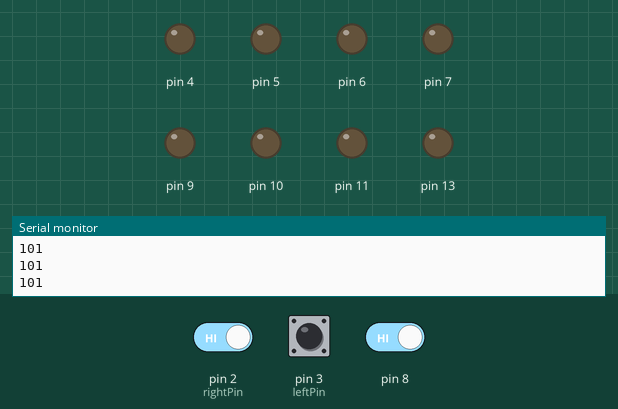
Bench run of a sketch on a simulated Arduino Uno, built with avr-gcc and run on an emulated ATmega328P. On the bench: output pins drawn as LEDs (lit = HIGH), the last lines printed to the serial monitor. The test bench sets the inputs (shaded band); at power-on: pin 2 (rightPin) HIGH, pin 8 HIGH, pin 3 (leftPin) LOW.

Above: at 1.2 s.
1.3 s: pin 2 (rightPin) driven LOW and pin 8 driven LOW
At 2.3 s:
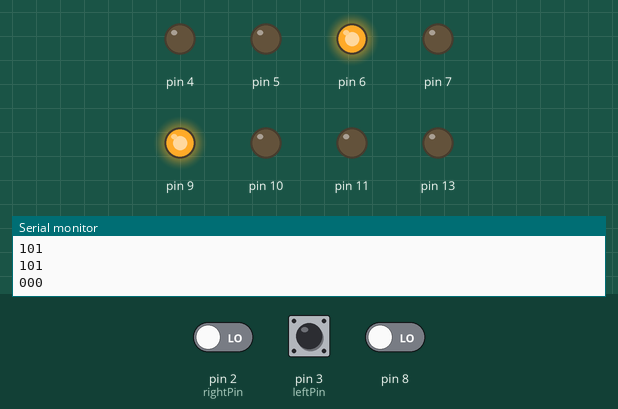
2.8 s: pin 3 (leftPin) pulled HIGH for 0.15 s
At 3.4 s:
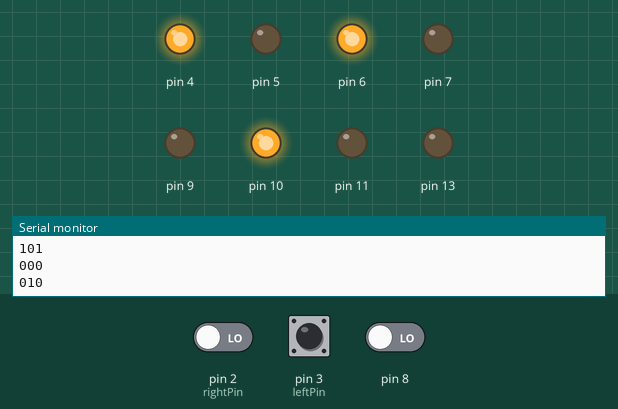
4.4 s: pin 2 (rightPin) driven HIGH
At 5.7 s:
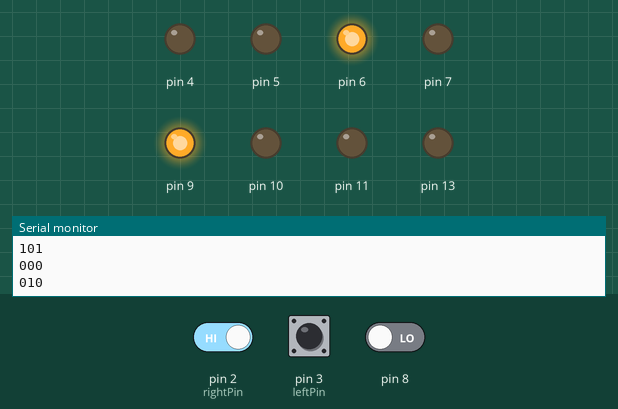
Timing chart, 0 to 7.4 s (numbered marks = the images above; inputs shaded):
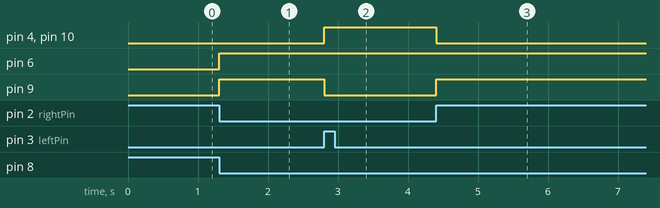

The sketch:

line-follower.ino
```cpp
//ir is high when there is no input

int leftPin=3;
int rightPin=2;
 int irVal=0;
 int turn=0;
 int rCount=0;
 int lCount=0;
 char flag="F";
 String data="";
 String stat="hawa";


void setup() {


 pinMode(2,INPUT);
 pinMode(3,INPUT);
  pinMode(4,OUTPUT);
  pinMode(5,OUTPUT);
  pinMode(6,OUTPUT);
  pinMode(7,OUTPUT);
  pinMode(8,INPUT);
  pinMode(9,OUTPUT);
  pinMode(10,OUTPUT);
  pinMode(11,OUTPUT);
  pinMode(A0,INPUT);
  Serial.begin(9600);
  pinMode(13,OUTPUT);

  //attachInterrupt(digitalPinToInterrupt(2),breakf,FALLING);
  //attachInterrupt(digitalPinToInterrupt(3),leftf ,RISING);


}


void loop()
{
  Serial.println(" ");
  Serial.print(digitalRead(2));
  Serial.print(digitalRead(3));
  Serial.print(digitalRead(8));


  if(digitalRead(2)==0 && digitalRead(3)==1 && digitalRead(8)==0)
  {
    while(digitalRead(2)==0){
  forward();

  delay(10);
  }
  while(digitalRead(2)==1){
    left();

    delay(10);
    }


  }

  else if(digitalRead(2)==0 && digitalRead(3)==0 && digitalRead(8)==0)
  {
    while(digitalRead(8)==0 && digitalRead(3)==0)
    {
      left();
      delay(10);
    }
  }


  else{

   analogWrite(9,0);
  analogWrite(10,0);
  analogWrite(11,0);

  digitalWrite(4,0);
  digitalWrite(5,0);
  digitalWrite(6,0);
  digitalWrite(7,0);
}


}

void forward()
{
   analogWrite(9,0);
    analogWrite(10,255);
    analogWrite(11,0);

 digitalWrite(4,1);
 digitalWrite(5,0);
 digitalWrite(6,1);
 digitalWrite(7,0);


 }
void left()
 {
   analogWrite(9,255);
  analogWrite(10,0);
  analogWrite(11,0);

  digitalWrite(4,0);
  digitalWrite(5,0);
  digitalWrite(6,1);
  digitalWrite(7,0);


 }

void right()
{
  digitalWrite(4,1);
  digitalWrite(5,0);
  digitalWrite(6,0);
  digitalWrite(7,0);

  analogWrite(9,0);
  analogWrite(10,0);
  analogWrite(11,255);

  }
```

Measured:
- after the input at 1.3 s, pin 6, pin 9: LOW → HIGH at once
- after the input at 2.8 s, pin 4, pin 10: LOW → HIGH at once; pin 9: HIGH → LOW at once
- after the input at 4.4 s, pin 4, pin 10: HIGH → LOW at once; pin 9: LOW → HIGH at once
